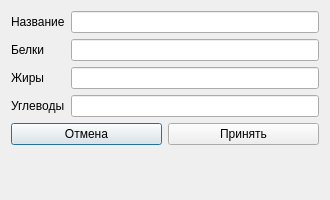
<?xml version="1.0" encoding="UTF-8"?>
<ui version="4.0">
 <class>DialogAdd</class>
 <widget class="QDialog" name="DialogAdd">
  <property name="geometry">
   <rect>
    <x>0</x>
    <y>0</y>
    <width>330</width>
    <height>200</height>
   </rect>
  </property>
  <property name="minimumSize">
   <size>
    <width>330</width>
    <height>200</height>
   </size>
  </property>
  <property name="maximumSize">
   <size>
    <width>330</width>
    <height>200</height>
   </size>
  </property>
  <property name="windowTitle">
   <string>Добавление продукта</string>
  </property>
  <layout class="QGridLayout" name="gridLayout_2">
   <item row="0" column="0">
    <layout class="QGridLayout" name="gridLayout">
     <item row="3" column="1">
      <widget class="QLineEdit" name="Carbohydrates"/>
     </item>
     <item row="1" column="0">
      <widget class="QLabel" name="label">
       <property name="text">
        <string>Белки</string>
       </property>
      </widget>
     </item>
     <item row="1" column="1">
      <widget class="QLineEdit" name="Proteins"/>
     </item>
     <item row="0" column="0">
      <widget class="QLabel" name="label_4">
       <property name="text">
        <string>Название</string>
       </property>
      </widget>
     </item>
     <item row="2" column="1">
      <widget class="QLineEdit" name="Fats"/>
     </item>
     <item row="2" column="0">
      <widget class="QLabel" name="label_2">
       <property name="text">
        <string>Жиры</string>
       </property>
      </widget>
     </item>
     <item row="0" column="1">
      <widget class="QLineEdit" name="Name"/>
     </item>
     <item row="3" column="0">
      <widget class="QLabel" name="label_3">
       <property name="text">
        <string>Углеводы</string>
       </property>
      </widget>
     </item>
    </layout>
   </item>
   <item row="1" column="0">
    <layout class="QHBoxLayout" name="horizontalLayout">
     <item>
      <widget class="QPushButton" name="Cancel">
       <property name="text">
        <string>Отмена</string>
       </property>
      </widget>
     </item>
     <item>
      <widget class="QPushButton" name="AddRow">
       <property name="text">
        <string>Принять</string>
       </property>
      </widget>
     </item>
    </layout>
   </item>
   <item row="2" column="0">
    <widget class="QLabel" name="label_5">
     <property name="text">
      <string/>
     </property>
    </widget>
   </item>
  </layout>
 </widget>
 <tabstops>
  <tabstop>Name</tabstop>
  <tabstop>Proteins</tabstop>
  <tabstop>Fats</tabstop>
  <tabstop>Carbohydrates</tabstop>
  <tabstop>AddRow</tabstop>
  <tabstop>Cancel</tabstop>
 </tabstops>
 <resources/>
 <connections/>
</ui>
